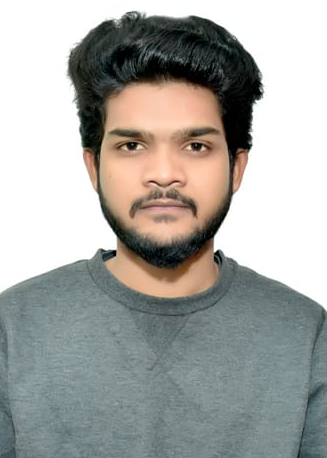
#> input picture a.jpeg, 327 x 458 px, given in place of the camera
$ python face_data_collect.py
#> lines starting #> are read from the running program, lines starting #| are printed output that depends on the picture; after the words box and inside, x2 and y2 are one past the last pixel; in counts of white or black regions, pixels touching at a corner belong together
# Write a Python Script that captures images from your webcam video stream
# Extracts all Faces from the image frame (using haarcascades)
# Stores the Face information into numpy arrays

# 1. Read and show video stream, capture images
# 2. Detect Faces and show bounding box (haarcascade)
# 3. Flatten the largest face image(gray scale) and save in a numpy array
# 4. Repeat the above for multiple people to generate training data


import cv2
import numpy as np

#Init Camera
cap = cv2.VideoCapture(0)

# Face Detection
face_cascade = cv2.CascadeClassifier("haarcascade_frontalface_alt.xml")

skip = 0
face_data = []
dataset_path = './data/'
file_name = input("Enter the name of the person : ")
#> the answer given: a.jpeg
while True:
	ret,frame = cap.read()
#> frame is the input picture: shape (458, 327, 3); mean B, G, R 162.4, 166.6, 166.5

	if ret==False:
		continue

	gray_frame = cv2.cvtColor(frame,cv2.COLOR_BGR2GRAY)
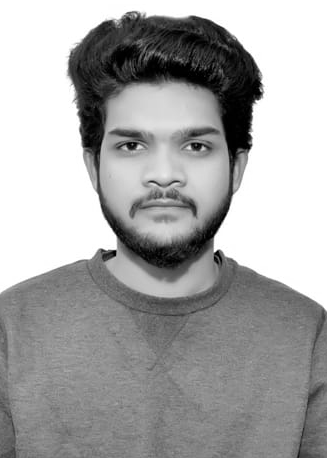
#> gray_frame: shape (458, 327); min 0, max 255, mean 166.2


	faces = face_cascade.detectMultiScale(frame,1.3,5)
#> faces = [[74, 77, 177, 177]]
	if len(faces)==0:
		continue

	faces = sorted(faces,key=lambda f:f[2]*f[3])

	# Pick the last face (because it is the largest face acc to area(f[2]*f[3]))
	for face in faces[-1:]:
		x,y,w,h = face
		cv2.rectangle(frame,(x,y),(x+w,y+h),(0,255,255),2)

		#Extract (Crop out the required face) : Region of Interest
		offset = 10
		face_section = frame[y-offset:y+h+offset,x-offset:x+w+offset]
		face_section = cv2.resize(face_section,(100,100))

		skip += 1
		if skip%10==0:
			face_data.append(face_section)
			print(len(face_data))
#> this loop made 1 pass
#> (x, y, w, h, offset, skip) on pass 1: (74, 77, 177, 177, 10, 1)
#> pass 1, `face_section = frame[y-offset:y+h+offset,x-offset:x+w+offset]`:
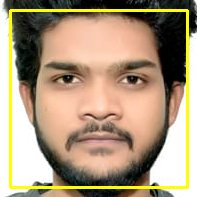
#> face_section: shape (197, 197, 3); mean B, G, R 122.5, 150.5, 171.1
#> pass 1, `face_section = cv2.resize(face_section,(100,100))`:
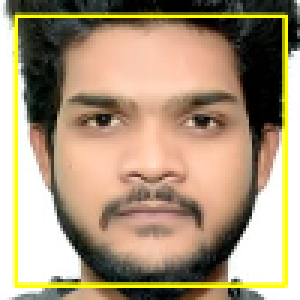
#> face_section: shape (100, 100, 3) (shown 3 times larger); mean B, G, R 122.4, 150.4, 171
#> after the loop:
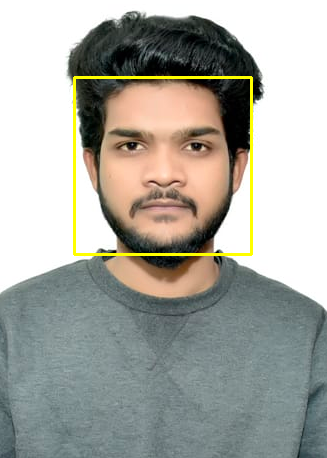
#> frame: shape (458, 327, 3); 1.42% of pixels changed, all inside (x1, y1, x2, y2) = (73, 76, 253, 256)
#> after the loop, face_data = []; skip = 1


	cv2.imshow("Frame",frame)
	cv2.imshow("Face Section",face_section)

	key_pressed = cv2.waitKey(1) & 0xFF
#> (key q is pressed here)
	if key_pressed == ord('q'):
		break

# Convert our face list array into a numpy array
face_data = np.asarray(face_data)
#> face_data = empty array
#> (the run stopped early here; a loop or call above may not have finished)
